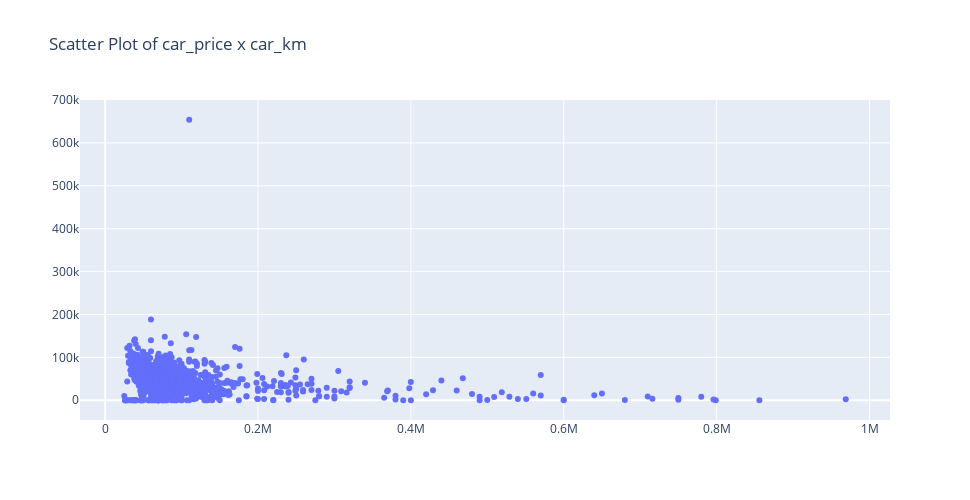

The notebook cell saved with this chart:
### Code cell
# df_cars.plot.scatter(x='car_price',y='car_km')
fig = go.Figure(
    go.Scatter(
        x=df_cars_codes['car_price'], 
        y=df_cars_codes['car_km'],
        mode='markers',
    )
)

fig.update_layout(height=500, width=970, title_text="Scatter Plot of car_price x car_km")
fig.show()

### Figure 1 — Plotly figure (JSON) as saved in the notebook; plotly's stock layout.template omitted (floating-point values rounded to 4 significant figures; data arrays with more than 128 entries replaced by an {"elided": "..."} marker saying what was removed)
{"data": [{"mode": "markers", "type": "scatter", "x": {"elided": "1103 int values"}, "y": {"elided": "1103 int values"}}], "layout": {"height": 500, "title": {"text": "Scatter Plot of car_price x car_km"}, "width": 970}}
